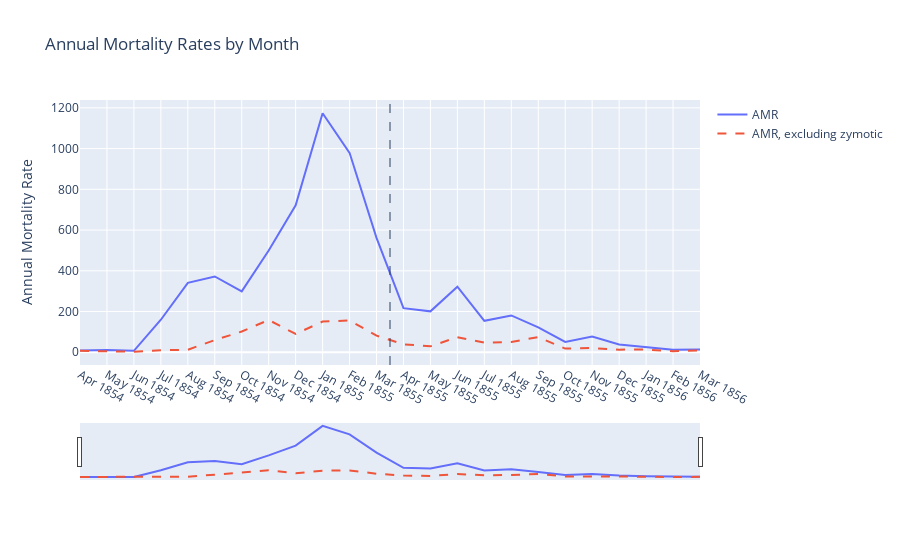

The code cell stored with this chart in its notebook:
### Code cell
fig = go.Figure()
fig.add_trace(
    go.Scatter(x=df["Month"],y=df["All Deaths"], name="AMR")
)
fig.add_trace(
    go.Scatter(x=df["Month"],y=df["All Deaths without Preventable"], name="AMR, excluding zymotic", line=dict(dash="dash"))
)
fig.update_layout(
    xaxis=dict(
        rangeslider=dict(
            visible=True
        ),
        type="category"
    ),
    #sets default of hover to list all variables
    hovermode='x',
    title="Annual Mortality Rates by Month",
    yaxis_title="Annual Mortality Rate"
)
fig.add_vline(x="April 1855",line_width=1, line_dash="dash",)

### Figure 1 — Plotly figure (JSON) as saved in the notebook; plotly's stock layout.template omitted (floating-point values rounded to 4 significant figures)
{"data": [{"name": "AMR", "type": "scatter", "x": ["Apr 1854", "May 1854", "Jun 1854", "Jul 1854", "Aug 1854", "Sep 1854", "Oct 1854", "Nov 1854", "Dec 1854", "Jan 1855", "Feb 1855", "Mar 1855", "Apr 1855", "May 1855", "Jun 1855", "Jul 1855", "Aug 1855", "Sep 1855", "Oct 1855", "Nov 1855", "Dec 1855", "Jan 1856", "Feb 1856", "Mar 1856"], "y": [8.4, 10.8, 7.2, 159.6, 340.8, 372, 298.8, 499.2, 721.2, 1174.0, 979.2, 561.7, 216.6, 200.9, 321.7, 154.5, 180.7, 121.9, 51, 77, 38.1, 24.9, 11.8, 13]}, {"line": {"dash": "dash"}, "name": "AMR, excluding zymotic", "type": "scatter", "x": ["Apr 1854", "May 1854", "Jun 1854", "Jul 1854", "Aug 1854", "Sep 1854", "Oct 1854", "Nov 1854", "Dec 1854", "Jan 1855", "Feb 1855", "Mar 1855", "Apr 1855", "May 1855", "Jun 1855", "Jul 1855", "Aug 1855", "Sep 1855", "Oct 1855", "Nov 1855", "Dec 1855", "Jan 1856", "Feb 1856", "Mar 1856"], "y": [7, 4.6, 2.5, 9.6, 12.3, 59.8, 101.8, 158.6, 89.7, 150.7, 156.4, 81.4, 39.1, 29.1, 74.1, 47, 50.8, 74.4, 18.2, 20.6, 12.8, 13.5, 5.2, 9.1]}], "layout": {"hovermode": "x", "shapes": [{"line": {"dash": "dash", "width": 1}, "type": "line", "x0": "April 1855", "x1": "April 1855", "xref": "x", "y0": 0, "y1": 1, "yref": "y domain"}], "title": {"text": "Annual Mortality Rates by Month"}, "xaxis": {"rangeslider": {"visible": true}, "type": "category"}, "yaxis": {"title": {"text": "Annual Mortality Rate"}}}}
